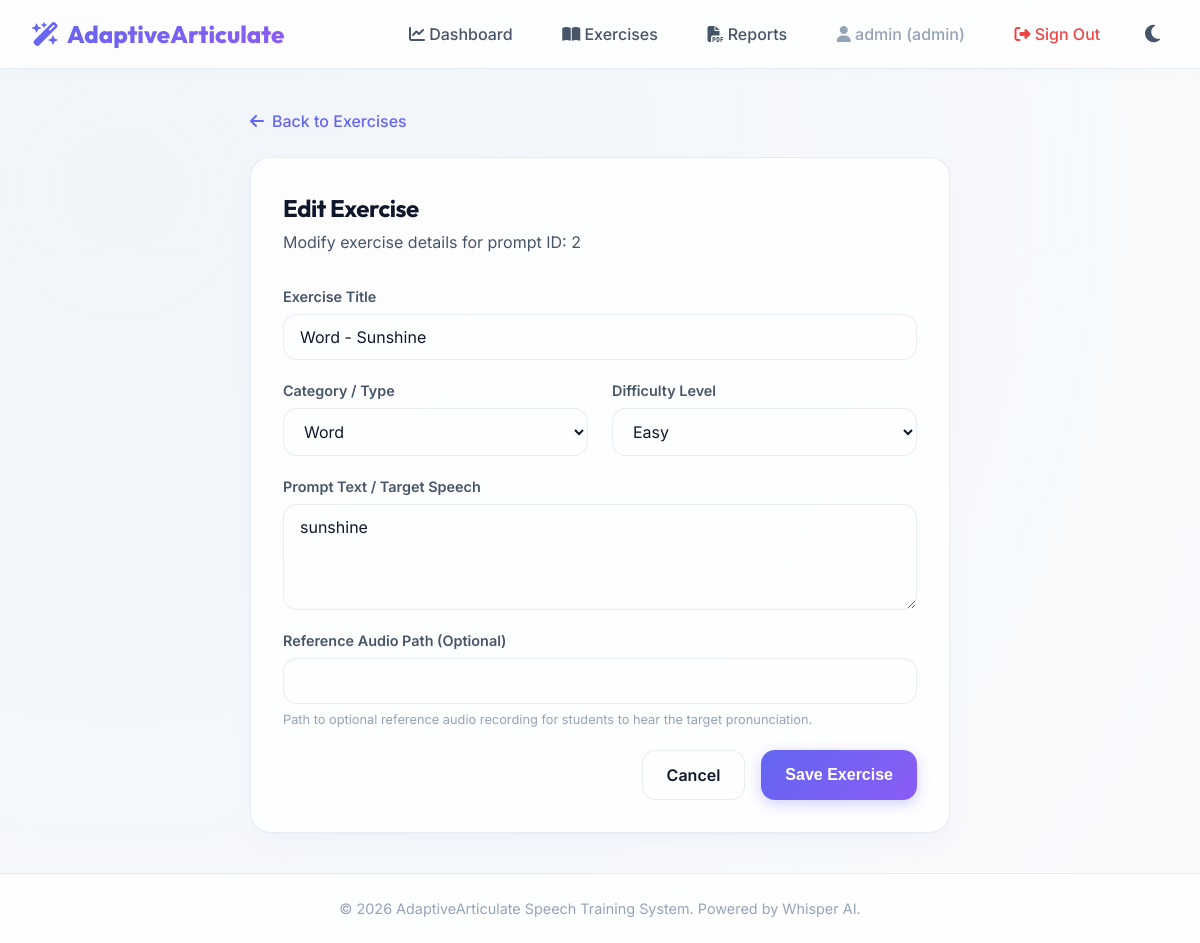
The page /exercises/edit/2 (signed in) on the database its author committed.
### app/models/user.py (models this page shows, shortened)
class User(UserMixin, db.Model):  # type: ignore[name-defined]
    __tablename__ = "users"
    id = db.Column(db.Integer, primary_key=True)
    email = db.Column(db.String(120), unique=True, nullable=False, index=True)
    password_hash = db.Column(db.String(255), nullable=False)
    role = db.Column(
        db.String(20), nullable=False, default="student"
    )  # student, therapist, supervisor, admin
    is_verified = db.Column(db.Boolean, default=False, nullable=False)
    is_active = db.Column(db.Boolean, default=True, nullable=False)
    created_at = db.Column(db.DateTime, default=datetime.utcnow, nullable=False)
    last_login = db.Column(db.DateTime, nullable=True)

### app/models/exercise.py (models this page shows, shortened)
class Exercise(db.Model):  # type: ignore[name-defined]
    __tablename__ = "exercises"
    id = db.Column(db.Integer, primary_key=True)
    title = db.Column(db.String(100), nullable=False)
    type = db.Column(
        db.String(50), nullable=False, index=True
    )  # sound, word, phrase, sentence, reading
    difficulty = db.Column(db.String(20), nullable=False)  # easy, medium, hard
    prompt_text = db.Column(db.Text, nullable=False)
    reference_audio_path = db.Column(db.String(255), nullable=True)
    created_at = db.Column(db.DateTime, default=datetime.utcnow)
    attempts = db.relationship("ExerciseAttempt", backref="exercise", cascade="all, delete-orphan")
    recommendations = db.relationship(
        "Recommendation", backref="exercise", cascade="all, delete-orphan"
    )

### app/exercises/routes.py (the view, shortened to what this page needs)
@exercises_bp.route("/edit/<int:exercise_id>", methods=["GET", "POST"])
@login_required
@roles_required("therapist", "admin")
def edit(exercise_id: int) -> Any:
    exercise = exercise_service.get_exercise_by_id(exercise_id)
    if not exercise:
        flash("Exercise not found.", "danger")
        return redirect(url_for("exercises.index"))
    form = ExerciseForm(obj=exercise)
    return render_template("exercises/edit.html", form=form, exercise=exercise)

### app/exercises/forms.py
class ExerciseForm(FlaskForm):
    title = StringField(
        "Exercise Title",
        validators=[
            InputRequired(),
            Length(max=100, message="Title must be 100 characters or less."),
        ],
    )
    type = SelectField(
        "Category / Type",
        choices=[
            ("sound", "Sound (Single phoneme)"),
            ("word", "Word"),
            ("phrase", "Phrase"),
            ("sentence", "Sentence"),
            ("reading", "Reading Passage"),
        ],
        validators=[InputRequired()],
    )
    difficulty = SelectField(
        "Difficulty Level",
        choices=[
            ("easy", "Easy"),
            ("medium", "Medium"),
            ("hard", "Hard"),
        ],
        validators=[InputRequired()],
    )
    prompt_text = TextAreaField(
        "Prompt Text / Target Speech",
        validators=[InputRequired(), Length(min=1, message="Prompt text is required.")],
    )
    reference_audio_path = StringField(
        "Reference Audio Path (Optional)",
        validators=[Optional(), Length(max=255)],
    )
    submit = SubmitField("Save Exercise")

### app/services/exercise_service.py (called while the page is built)
    def get_exercise_by_id(self, exercise_id: int) -> Optional[Exercise]:
        return db.session.get(Exercise, exercise_id)

### app/services/user_service.py (called while the page is built)
    def get_user_by_id(self, user_id: int) -> Optional[User]:
        return db.session.get(User, user_id)

### app/templates/exercises/edit.html (shortened to what this page needs)
{% extends "base.html" %}
{% block content %}
<div style="max-width: 700px; margin: 0 auto;">
    <a href="{{ url_for('exercises.index') }}" style="display: inline-flex; align-items: center; gap: 0.5rem; font-weight: 500; margin-bottom: 1.5rem;">
        <i class="fa-solid fa-arrow-left"></i> Back to Exercises
    </a>
    <div class="card">
        <div style="margin-bottom: 2rem;">
            <h2>Edit Exercise</h2>
            <p style="color: var(--text-secondary); margin-top: 0.25rem;">Modify exercise details for prompt ID: {{ exercise.id }}</p>
        </div>
        <form method="POST" action="{{ url_for('exercises.edit', exercise_id=exercise.id) }}">
            <div class="form-group">
                {{ form.title.label(class="form-label") }}
                {{ form.title(class="form-control") }}
            </div>
            <div style="display: grid; grid-template-columns: 1fr 1fr; gap: 1.5rem;">
                <div class="form-group">
                    {{ form.type.label(class="form-label") }}
                    {{ form.type(class="form-control") }}
                </div>
                <div class="form-group">
                    {{ form.difficulty.label(class="form-label") }}
                    {{ form.difficulty(class="form-control") }}
                </div>
            </div>
            <div class="form-group">
                {{ form.prompt_text.label(class="form-label") }}
                {{ form.prompt_text(class="form-control", rows="4") }}
            </div>
            <div class="form-group">
                {{ form.reference_audio_path.label(class="form-label") }}
                {{ form.reference_audio_path(class="form-control") }}
                <small class="form-text">Path to optional reference audio recording for students to hear the target pronunciation.</small>
            </div>
            <div class="mt-4" style="display: flex; gap: 1rem; justify-content: flex-end;">
                <a href="{{ url_for('exercises.index') }}" class="btn btn-secondary">Cancel</a>
                {{ form.submit(class="btn btn-primary") }}
            </div>
        </form>
    </div>
</div>
{% endblock %}

### app/templates/base.html (shortened to what this page needs)
<!DOCTYPE html>
<html lang="en">
<head>
    <link rel="stylesheet" href="{{ url_for('static', filename='css/style.css') }}">
    <link rel="stylesheet" href="https://cdn.jsdelivr.net/npm/@fortawesome/fontawesome-free@6.5.2/css/all.min.css">
</head>
<body>
    <nav class="navbar" id="navbar">
        <a href="{{ url_for('users.dashboard_gate') }}" class="nav-brand">
            <i class="fa-solid fa-wand-magic-sparkles"></i> AdaptiveArticulate
        </a>
        <ul class="nav-links">
            {% if current_user.is_authenticated %}
                <li>
                    <a href="{{ url_for('users.dashboard_gate') }}" class="nav-link">
                        <i class="fa-solid fa-chart-line"></i> Dashboard
                    </a>
                </li>
                {% if current_user.role == 'student' %}
                    <li>
                        <a href="{{ url_for('exercises.index') }}" class="nav-link">
                            <i class="fa-solid fa-microphone"></i> Practice
                        </a>
                    </li>
                {% elif current_user.role in ['therapist', 'admin'] %}
                    <li>
                        <a href="{{ url_for('exercises.index') }}" class="nav-link">
                            <i class="fa-solid fa-book-open"></i> Exercises
                        </a>
                    </li>
                {% endif %}
                <li>
                    <a href="{{ url_for('reports.download') }}" class="nav-link">
                        <i class="fa-solid fa-file-pdf"></i> Reports
                    </a>
                </li>
                <li>
                    <span class="nav-link" style="color: var(--text-muted);">
                        <i class="fa-solid fa-user"></i> {{ current_user.email.split('@')[0] }} ({{ current_user.role }})
                    </span>
                </li>
                <li>
                    <a href="{{ url_for('auth.logout') }}" class="nav-link" style="color: var(--danger);">
                        <i class="fa-solid fa-right-from-bracket"></i> Sign Out
                    </a>
                </li>
            {% endif %}
            <li>
                <button class="theme-toggle-btn" id="theme-toggle" aria-label="Toggle dark mode">
                    <i class="fa-solid fa-moon" id="theme-icon"></i>
                </button>
            </li>
        </ul>
    </nav>
    <main class="main-content">
        {% block content %}{% endblock %}
    </main>
    <footer class="footer">
        <p>&copy; 2026 AdaptiveArticulate Speech Training System. Powered by Whisper AI.</p>
    </footer>
</body>
</html>

### app/static/css/style.css (style rules this page uses)
:root { --bg-primary: #f8fafc; --bg-secondary: #f1f5f9; --bg-card: rgba(255, 255, 255, 0.8); --border-color: rgba(226, 232, 240, 0.8); --text-primary: #0f172a; --text-secondary: #475569; --text-muted: #94a3b8; --primary: #6366f1; --primary-hover: #4f46e5; --secondary: #8b5cf6; --secondary-hover: #7c3aed; --success: #10b981; --warning: #f59e0b; --danger: #ef4444; --info: #06b6d4; --card-shadow: 0 10px 30px -10px rgba(99, 102, 241, 0.08), 0 1px 3px rgba(0, 0, 0, 0.02); --btn-shadow: 0 4px 14px 0 rgba(99, 102, 241, 0.3); --radius-sm: 8px; --radius-md: 14px; --radius-lg: 20px; --backdrop-blur: 16px; --transition-speed: 0.3s; }
* { box-sizing: border-box; margin: 0; padding: 0; }
body { font-family: 'Inter', -apple-system, BlinkMacSystemFont, "Segoe UI", Roboto, sans-serif; background: radial-gradient(circle at 10% 20%, var(--bg-secondary) 0%, var(--bg-primary) 90%); color: var(--text-primary); min-height: 100vh; display: flex; flex-direction: column; overflow-x: hidden; transition: background var(--transition-speed) ease, color var(--transition-speed) ease; line-height: 1.5; }
h1, h2, h3, h4, h5, h6 { font-family: 'Outfit', sans-serif; font-weight: 700; color: var(--text-primary); letter-spacing: -0.02em; }
a { color: var(--primary); text-decoration: none; transition: color var(--transition-speed) ease; }
.navbar { background: var(--bg-card); backdrop-filter: blur(var(--backdrop-blur)); -webkit-backdrop-filter: blur(var(--backdrop-blur)); border-bottom: 1px solid var(--border-color); padding: 1rem 2rem; position: sticky; top: 0; z-index: 100; display: flex; justify-content: space-between; align-items: center; box-shadow: 0 2px 10px rgba(0, 0, 0, 0.02); }
.nav-brand { font-family: 'Outfit', sans-serif; font-size: 1.5rem; font-weight: 800; background: linear-gradient(135deg, var(--primary) 0%, var(--secondary) 100%); -webkit-background-clip: text; -webkit-text-fill-color: transparent; display: flex; align-items: center; gap: 0.5rem; }
.nav-links { display: flex; gap: 1.5rem; align-items: center; list-style: none; }
.nav-link { font-weight: 500; color: var(--text-secondary); padding: 0.5rem 0.8rem; border-radius: var(--radius-sm); transition: all var(--transition-speed) ease; }
.main-content { flex: 1; width: 100%; max-width: 1280px; margin: 0 auto; padding: 2.5rem 2rem; }
.footer { background: var(--bg-card); backdrop-filter: blur(var(--backdrop-blur)); -webkit-backdrop-filter: blur(var(--backdrop-blur)); border-top: 1px solid var(--border-color); padding: 1.5rem 2rem; text-align: center; color: var(--text-muted); font-size: 0.9rem; margin-top: auto; }
.card { background: var(--bg-card); backdrop-filter: blur(var(--backdrop-blur)); -webkit-backdrop-filter: blur(var(--backdrop-blur)); border: 1px solid var(--border-color); border-radius: var(--radius-lg); padding: 2rem; box-shadow: var(--card-shadow); transition: transform var(--transition-speed) cubic-bezier(0.16, 1, 0.3, 1), box-shadow var(--transition-speed) ease; animation: fadeInUp 0.6s cubic-bezier(0.16, 1, 0.3, 1) forwards; }
.form-group { margin-bottom: 1.25rem; display: flex; flex-direction: column; gap: 0.4rem; }
.form-label { font-weight: 600; font-size: 0.9rem; color: var(--text-secondary); }
.form-control { width: 100%; padding: 0.75rem 1rem; border: 1.5px solid var(--border-color); border-radius: var(--radius-md); background: rgba(255, 255, 255, 0.02); color: var(--text-primary); font-family: inherit; font-size: 1rem; transition: all var(--transition-speed) ease; }
.form-text { font-size: 0.8rem; color: var(--text-muted); }
.btn { display: inline-flex; align-items: center; justify-content: center; gap: 0.5rem; padding: 0.75rem 1.5rem; border-radius: var(--radius-md); font-weight: 600; font-size: 1rem; cursor: pointer; transition: all var(--transition-speed) cubic-bezier(0.16, 1, 0.3, 1); border: none; text-align: center; }
.btn-primary { background: linear-gradient(135deg, var(--primary) 0%, var(--secondary) 100%); color: white; box-shadow: var(--btn-shadow); }
.btn-secondary { background: rgba(255, 255, 255, 0.08); color: var(--text-primary); border: 1px solid var(--border-color); }
.theme-toggle-btn { background: transparent; border: none; color: var(--text-secondary); font-size: 1.25rem; cursor: pointer; padding: 0.5rem; border-radius: 50%; display: flex; align-items: center; justify-content: center; transition: background var(--transition-speed) ease, color var(--transition-speed) ease; }
.mt-4 { margin-top: 1rem; }

### rows shown on the page
User: email "admin", role "admin"
Exercise: id "2", title "Word - Sunshine", type "Word", difficulty "Easy", prompt_text "sunshine"
